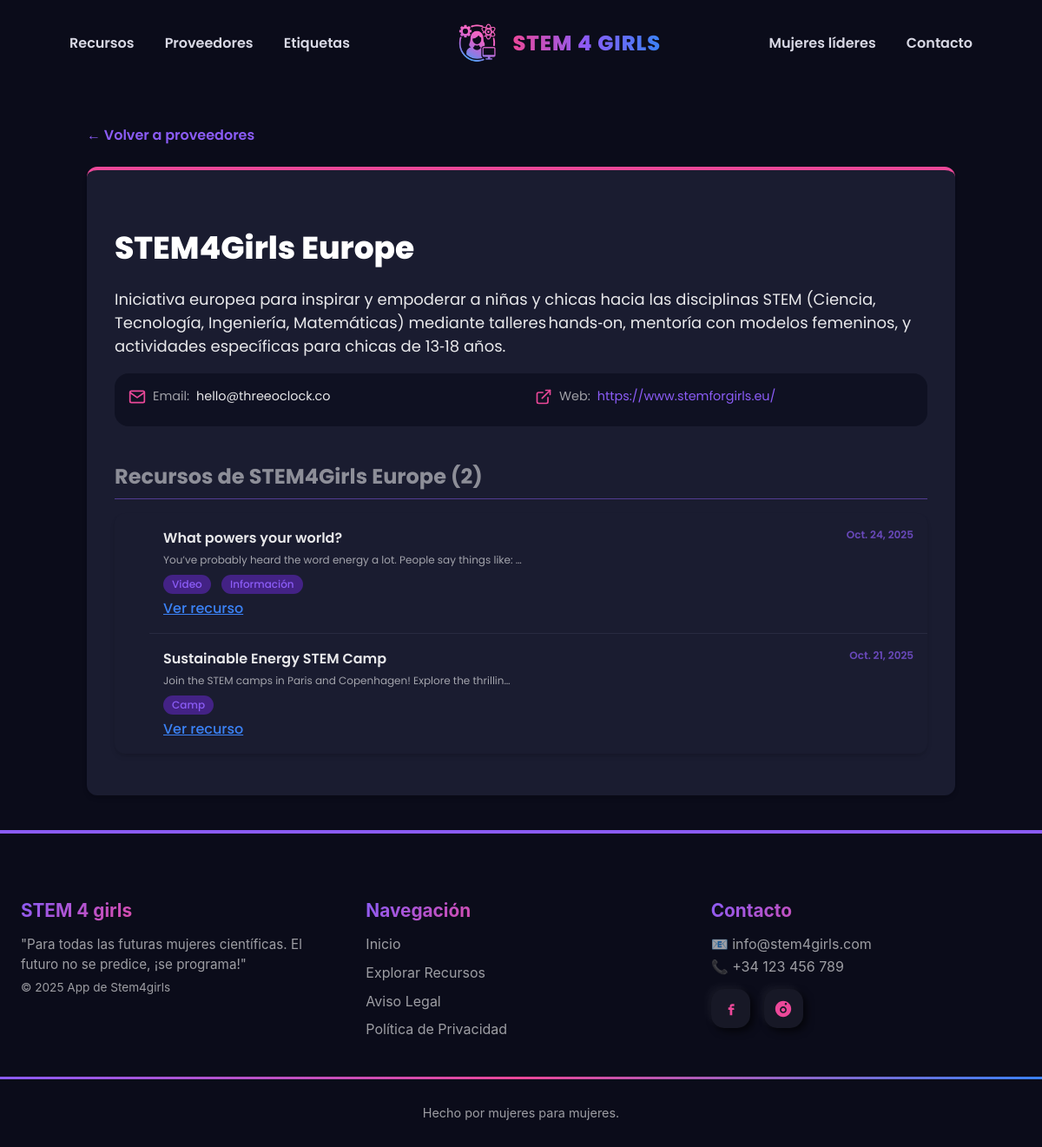
/appstem4girls/proveedores/1/, run on the app's committed database.
### appstem4girls/models.py (models this page shows, shortened)
class Proveedor(models.Model):
    nombre = models.CharField(max_length=100)
    descripcion = models.TextField()
    ciudad = models.CharField(max_length=150, blank=True)
    direccion = models.CharField(max_length=200, blank=True)
    telefono = models.CharField(max_length=20, blank=True)
    email = models.EmailField(blank=True)
    web = models.URLField(blank=True, null=True)

class Recurso(models.Model):
    titulo = models.CharField(max_length=200)
    descripcion = models.TextField()
    fecha_publicacion = models.DateField(auto_now_add=True)
    enlace = models.URLField(blank=True)
    proveedor = models.ForeignKey(Proveedor, on_delete=models.CASCADE, related_name='recursos')
    tags = models.ManyToManyField(Tag, related_name='recursos')

class Tag(models.Model):
    nombre = models.CharField(max_length=50)
    descripcion = models.TextField(blank=True)

### appstem4girls/views.py (the view)
# urls.py: path('proveedores/<int:proveedor_id>/', views.detalle_proveedor, name='detalle_proveedor'),
def detalle_proveedor(request, proveedor_id):
    proveedor = get_object_or_404(Proveedor, id=proveedor_id)
    recursos = proveedor.recursos.all().order_by('-fecha_publicacion')
    return render(request, 'detalle_proveedor.html', {'proveedor': proveedor, 'recursos': recursos})

### appstem4girls/templates/detalle_proveedor.html (shortened to what this page needs)
{% extends "base.html" %}
{% load static%}
{% block extra_css %}
    <link rel="stylesheet" href="{% static 'css/proveedores.css' %}">
{% endblock %}
{% block contenido %}
<section class="p-contenedor">
    <a href="{% url 'lista_proveedores' %}" class="lp-volver">&larr; Volver a proveedores</a>
    <div class="p-tarjeta">
        <h1>{{ proveedor.nombre }}</h1>
        <p class="p-descripcion">{{ proveedor.descripcion }}</p>
        <div class="contenedor-contacto">
            {% if proveedor.email %}
                <div class="contacto">
                    <svg class="icon" viewBox="0 0 24 24" fill="none"
                        stroke="currentColor" stroke-width="2"
                        stroke-linecap="round" stroke-linejoin="round">
                        <path d="M4 4h16c1.1 0 2 .9 2 2v12c0 1.1-.9 2-2 2H4c-1.1 0-2-.9-2-2V6c0-1.1.9-2 2-2z"/>
                        <polyline points="22,6 12,13 2,6"/>
                    </svg>
                    <span class="label">Email:</span>
                    <span class="valor">{{ proveedor.email }}</span>
                </div>
            {% endif%}
            {% if proveedor.web %}
                <div class="contacto">
                    <svg class="icon" viewBox="0 0 24 24" fill="none"
                        stroke="currentColor" stroke-width="2"
                        stroke-linecap="round" stroke-linejoin="round">
                        <path d="M18 13v6a2 2 0 0 1-2 2H5a2 2 0 0 1-2-2V8a2 2 0 0 1 2-2h6"/>
                        <path d="M15 3h6v6"/>
                        <path d="M10 14L21 3"/>
                    </svg>
                    <span class="label">Web:</span>
                    <a href="{{ proveedor.web }}" target="_blank">{{ proveedor.web }}</a>
                </div>
            {% endif%}
        </div>
        <h2 class="lr-titulo">Recursos de {{ proveedor.nombre }} ({{ recursos.count }})</h2>
        {% if recursos %}
            <ul class="lr">
                {% for recurso in recursos %}
                    <li class="recurso">
                        <span class="r-fecha">{{ recurso.fecha_publicacion }}</span>
                        <div class="r.info">
                            <span class="r-titulo">{{ recurso.titulo }}</span>
                            <span class="r-descripcion">{{ recurso.descripcion|truncatechars:70 }}</span>
                            <div class="r-tags">
                                {% for tag in recurso.tags.all %}
                                    <a href="{% url 'detalle_tag' tag.id %}" class="tag">
                                        {{ tag.nombre }}
                                    </a>
                                {% endfor %}
                            </div>
                        </div>
                        <a href="{% url 'detalle_recurso' recurso.id %}" class="r-link">
                           Ver recurso
                        </a>
                    </li>
                {% endfor %}
            </ul>
        {% else %}
            <p class="no-recursos">Este proveedor aún no tiene recursos asociados.</p>
        {% endif %}
    </div>
</section>
{% endblock %}

### appstem4girls/static/css/base.css (style rules this page uses)
:root { --primary: #8B5CF6; --secondary: #EC4899; --accent: #3B82F6; --text-light: rgba(255, 255, 255, 0.9); --text-muted: rgba(255, 255, 255, 0.6); --bg-dark: #0B0C1A; }
body { font-family: 'Poppins', Arial, sans-serif; background-color: var(--bg-dark); color: var(--text-light); margin: 0; padding: 0; min-height: 100vh; display: flex; flex-direction: column; }
.icon { width: 22px; height: 22px; color: var(--secondary); }

### appstem4girls/static/css/proveedores.css (style rules this page uses)
.p-contenedor { max-width: 1000px; margin-left: auto; margin-right: auto; padding: 2.5rem 1rem; flex-grow: 1; }
.lp-volver { display: flex; margin-bottom: 1.5rem; align-items: center; color: var(--primary); font-weight: 600; transition: color 0.15s ease-in-out; text-decoration: none; }
.p-tarjeta { background-color: #1a1c30; border-radius: 12px; box-shadow: 0 4px 6px -1px rgba(0, 0, 0, 0.1), 0 2px 4px -2px rgba(0, 0, 0, 0.1); padding: 2rem; border-top: 4px solid var(--secondary); }
.p-tarjeta h1 { font-size: 2.25rem; font-weight: 800; color: white; margin-bottom: 1rem; }
.p-descripcion { font-size: 1.125rem; color: var(--text-light); }
.contenedor-contacto { display: grid; grid-template-columns: 1fr; gap: 1rem 2rem; margin-bottom: 2.5rem; padding: 1rem; border-radius: 1rem; background-color: #0f1122; }
@media (min-width:768px) { .contenedor-contacto { grid-template-columns: repeat(2, minmax(0, 1fr)); } }
.contacto { display: flex; align-items: center; font-size: 0.9rem; margin-bottom: 0.5rem; }
.contacto svg { height: 1.25rem; width: 1.25rem; margin-right: 0.5rem; color: var(--secondary); }
.label { color: var(--text-muted); margin-right: 0.5rem; }
.contacto a { color: var(--primary); text-decoration: none; }
.valor { color: var(--text-light); }
.lr-titulo { font-size: 1.5rem; font-weight: 700; color: white; margin-bottom: 1rem; border-bottom: 1px solid var(--primary); opacity: 0.5; padding-bottom: 0.5rem; }
.lr { overflow-y: auto; background-color: #1a1c30; border-radius: 12px; box-shadow: 0 4px 6px -1px rgba(0, 0, 0, 0.1), 0 2px 4px -2px rgba(0, 0, 0, 0.1); }
.lr li:not(:last-child) { border-bottom: 1px solid #282a40; }
.lr li:last-child { border-bottom: none; }
.recurso { padding: 1rem; display: flex; flex-direction: column; justify-content: space-between; position: relative; transition: background-color 0.15s ease-in-out; }
.r-fecha { position: absolute; top: 1rem; right: 1rem; font-size: 0.75rem; font-weight: 600; color: var(--primary); opacity: 0.7; }
.r-titulo { color: var(--text-light); font-weight: 600; display: block; }
.r-descripcion { display: block; font-size: 0.75rem; color: var(--text-muted); margin-top: 0.25rem; }
.tag { display: inline-flex; align-items: center; border-radius: 20px; background-color: rgba(109, 40, 217, 0.5); padding: 0.125rem 0.625rem; font-size: 0.75rem; font-weight: 500; color: var(--primary); margin-right: 0.5rem; margin-bottom: 0.25rem; margin-top: 0.5rem; text-decoration: none; }
.r-link { color: var(--accent); background-color: transparent; border: none; cursor: pointer; font-weight: 500; font-size: 0.875; flex-shrink: 0; transition: color 0.15s ease-in-out; padding: 0; }

### data on the page
Proveedor: nombre "STEM4Girls Europe", descripcion "Iniciativa europea para inspirar y empoderar a niñas y chicas hacia las disciplinas STEM (Ciencia, Tecnología, Ingeniería, Matemáticas) mediante talleres hands‑on, mentoría con modelos femeninos, y actividades específicas para chicas de 13‑18 años.", email "hello@threeoclock.co", web "https://www.stemforgirls.eu/"
Recurso: fecha_publicacion "Oct. 24, 2025", titulo "What powers your world?", descripcion "You’ve probably heard the word energy a lot. People say things like: …"
Tag: nombre "Video"
Tag: nombre "Información"
Recurso: fecha_publicacion "Oct. 21, 2025", titulo "Sustainable Energy STEM Camp", descripcion "Join the STEM camps in Paris and Copenhagen! Explore the thrillin…"
Tag: nombre "Camp"

### other printed values
{{ recursos.count }} "2"
